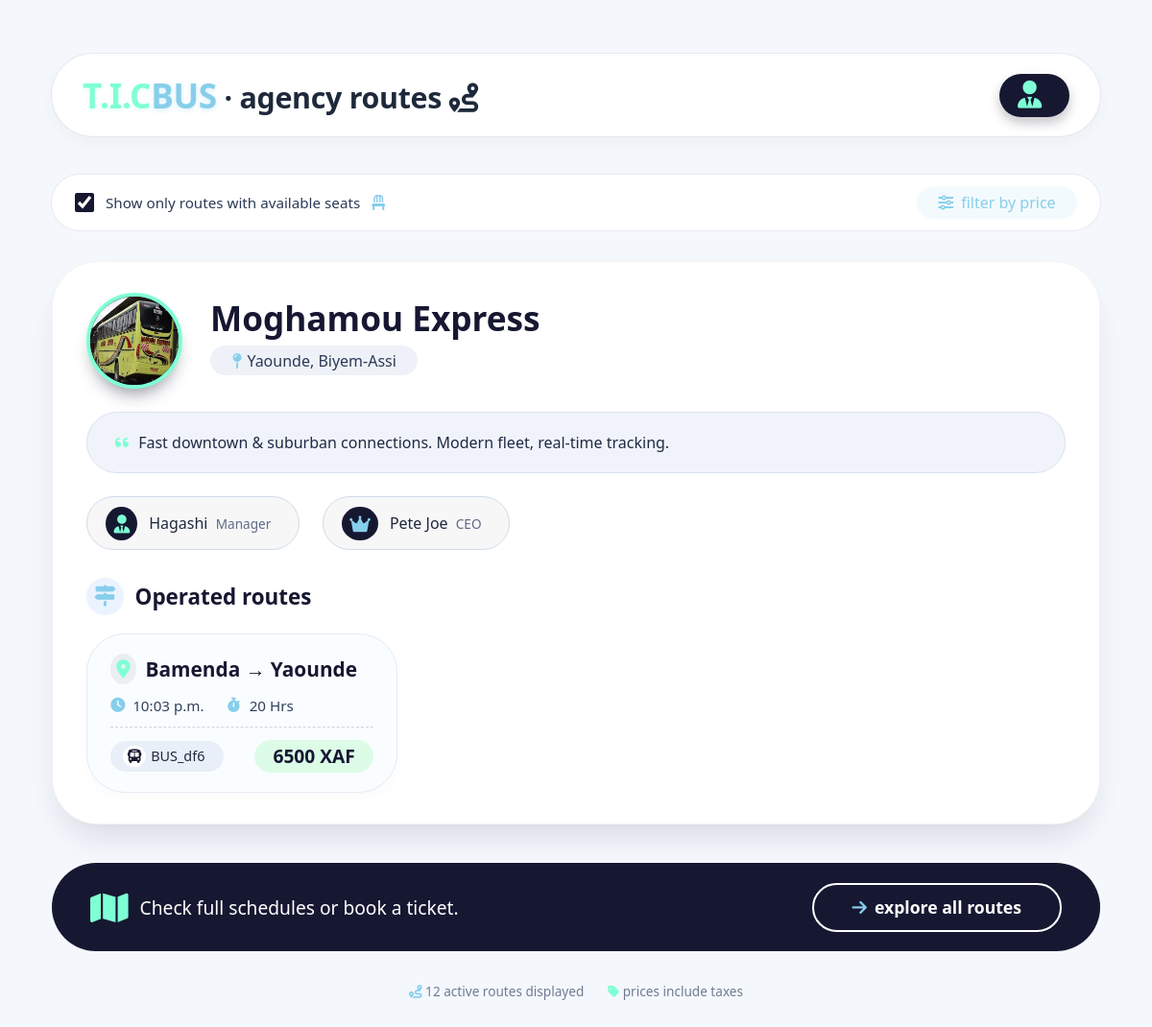
Before: /agency/2/ with the older database file.
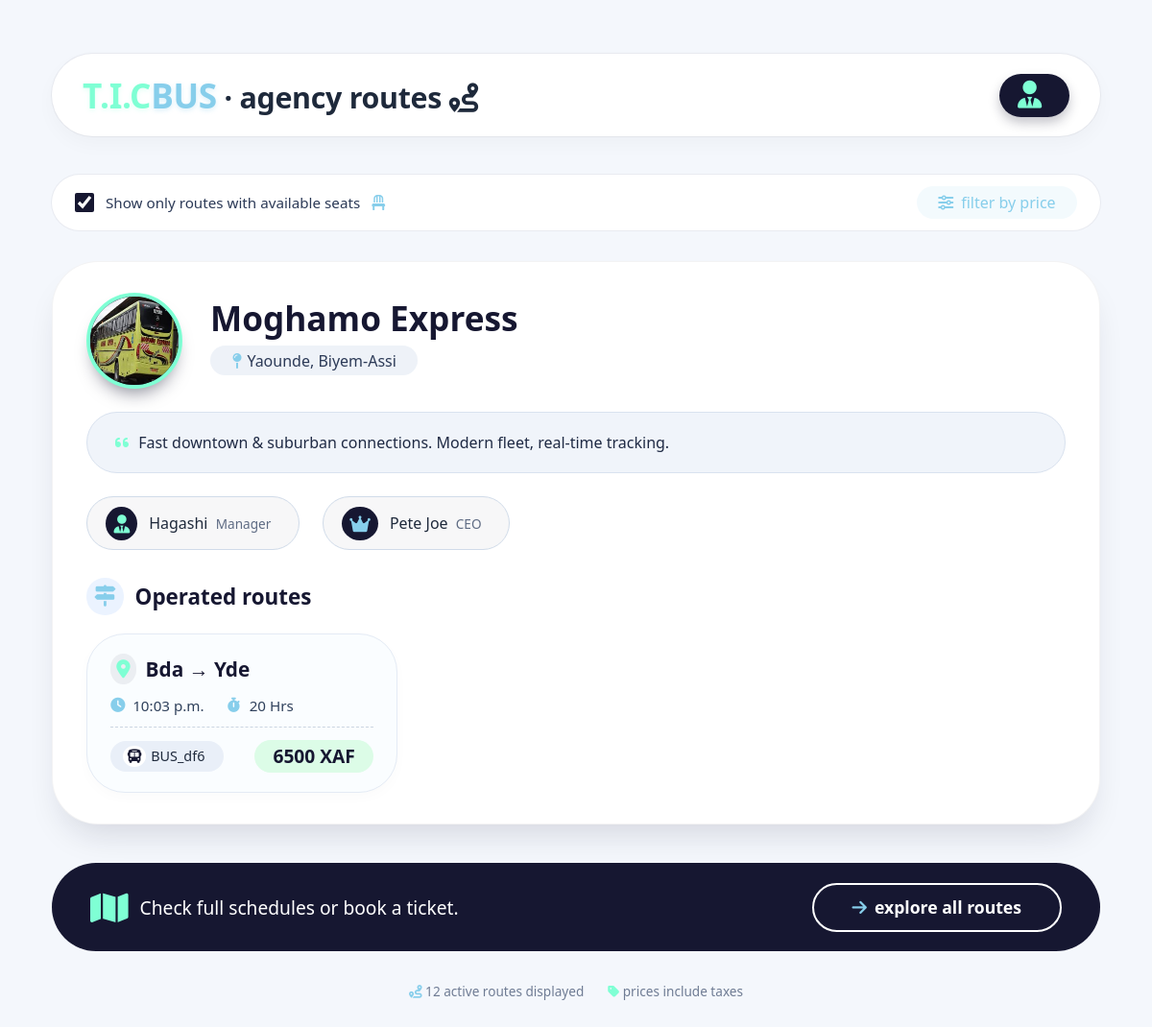
After: the same page with the newer database file.
### booking/models.py (models this page shows, shortened)
class Agency(models.Model):
    agency_logo = models.ImageField(upload_to='agencies_logos', default='1384014.png')
    agency_name = models.CharField(max_length=50, unique=True, null=False)
    total_bus = models.IntegerField(default=5, null=False, blank=False)
    agency_description = models.TextField()
    ceo_name = models.CharField(max_length=50, null=False)
    manager_name = models.CharField(max_length=50, null=True)
    date_created = models.DateField()
    location = models.CharField(max_length=50)

class Route(models.Model):
    origin = models.CharField(max_length=100)
    destination = models.CharField(max_length=100)
    departure_time = models.TimeField()
    price = models.DecimalField(max_digits=8, decimal_places=0)
    bus = models.ForeignKey(Bus, on_delete=models.CASCADE)
    duration = models.IntegerField(default=1)

class Bus(models.Model):
    agency = models.ForeignKey(Agency, on_delete=models.CASCADE, related_name="buses")
    bus_number = models.CharField(max_length=50, unique=True, default=generate_bus_id)
    total_seats = models.IntegerField()

### booking/views.py (the view)
# urls.py: path('agency/<int:agency_id>/', agency_detail, name="agency_detail"),
def agency_detail(request, agency_id):
    agency = get_object_or_404(Agency, id=agency_id)
    buses = agency.buses.all()
    routes = Route.objects.filter(bus__agency=agency)
    unique_agency_total_bus = buses.count()
    return render(request, "pages/agency-detail.html", {
        "agency": agency,
        "buses": buses,
        "routes": routes,
        "unique_agency_total_bus": unique_agency_total_bus
    })

### templates/pages/agency-detail.html (shortened to what this page needs)
<!DOCTYPE html>
<html lang="en">
<head>
  <link rel="stylesheet" href="https://cdnjs.cloudflare.com/ajax/libs/font-awesome/6.0.0-beta3/css/all.min.css">
</head>
<body>
<div class="dashboard">
  <div class="greeting">
    <h1>
      <span class="tic">T.I.C</span><span class="bus">BUS</span> · agency routes <i class="fas fa-route"></i>
    </h1>
    <div class="user-profile">
      <div class="user-text">
        <span><i class="fas fa-user-tie"></i> {{request.user.username}}</span>
      </div>
    </div>
  </div>
  <div class="filter-bar">
    <div class="filter-left">
      <input type="checkbox" id="showActive" checked>
      <span>Show only routes with available seats</span>
      <i class="fas fa-chair" style="color: skyblue;"></i>
    </div>
    <a href="#" class="filter-link"><i class="fas fa-sliders-h"></i> filter by price</a>
  </div>
  <div class="agency-grid">
    <div class="agency-card">
      <div class="agency-header">
        <div class="agency-logo"><img src="{{agency.agency_logo.url}}"></div>
        <div class="agency-title">
          <div class="agency-name">{{agency.agency_name}}</div>
          <div class="agency-location"><i class="fas fa-map-pin"></i> {{agency.location}}</div>
        </div>
      </div>
      <div class="agency-description">
        <i class="fas fa-quote-left" style="color: aquamarine; margin-right: 6px;"></i>
        Fast downtown & suburban connections. Modern fleet, real-time tracking.
      </div>
      <div class="management-row">
        <div class="manager-badge"><i class="fas fa-user-tie"></i> <span>{{agency.manager_name}} <small>Manager</small></span></div>
        <div class="ceo-badge"><i class="fas fa-crown"></i> <span>{{agency.ceo_name}} <small>CEO</small></span></div>
      </div>
      <div class="routes-title"><i class="fas fa-map-signs"></i> Operated routes</div>
      <div class="route-list">
        {% for route in routes %}
            <div class="route-card">
            <div class="route-dest"><i class="fas fa-location-dot"></i> <a href="{% url 'book_bus' route.id %}" style="text-decoration: none; color:rgb(22, 23, 49);">{{ route.origin }} → {{ route.destination }}</a></div>
            <div class="route-details">
                <span><i class="fas fa-clock"></i> {{ route.departure_time }}</span>
                <span><i class="fas fa-stopwatch"></i> 20 Hrs</span>
            </div>
            <div class="route-footer">
                <div class="bus-assigned"><i class="fas fa-bus"></i> {{ route.bus.bus_number }}</div>
                <div class="route-price">{{ route.price }} XAF</div>
            </div>
            </div>
        {% endfor %}
      </div>
    </div>
  </div>
  <div class="bottom-cta">
    <p>
      <i class="fas fa-map"></i>
      Check full schedules or book a ticket.
    </p>
    <a href="#" class="cta-btn">
      <i class="fas fa-arrow-right"></i> explore all routes
    </a>
  </div>
  <div class="footer-note">
    <span><i class="fas fa-route" style="color: skyblue;"></i> 12 active routes displayed</span>
    <span><i class="fas fa-tag" style="color: aquamarine;"></i> prices include taxes</span>
  </div>
</div>
</body>
</html>

Changed rows visible on the page:
changed Agency "Yaounde, Biyem-Assi": agency_name "Moghamou Express" → "Moghamo Express"
changed Route "BUS_df6": origin "Bamenda" → "Bda"; destination "Yaounde" → "Yde"
